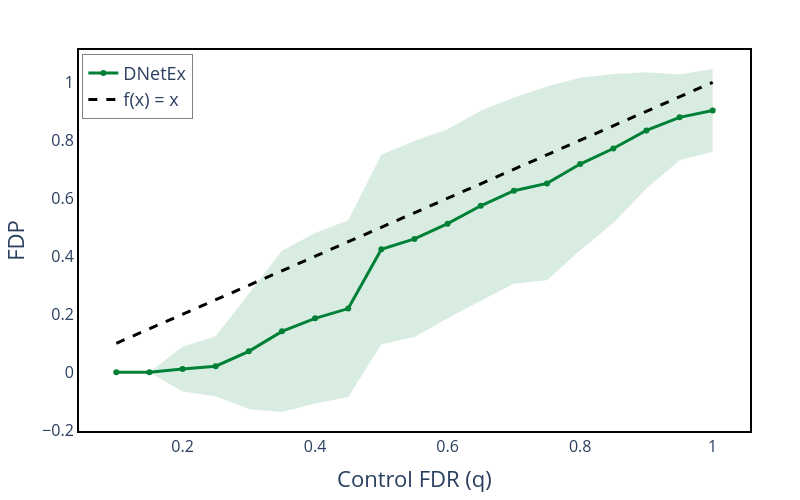

The code cell stored with this chart in its notebook:
### Code cell
run_number = 0

fig = go.Figure()


fig.add_trace(
    go.Scatter(
        x=runs_qs_list[run_number],
        y=runs_fdr_list[run_number],
        mode='lines+markers',
        name=f'DNetEx',
        line=dict(color='rgba(0, 128, 55, 1)'),
    )
)
# Shaded confidence interval
fig.add_trace(
    go.Scatter(
        x=list(runs_qs_list[run_number]) + list(runs_qs_list[run_number][::-1]),
        y=list(runs_fdr_list[run_number] + runs_fdr_std_list[run_number]) + list((runs_fdr_list[run_number] - runs_fdr_std_list[run_number])[::-1]),
        fill='toself',
        fillcolor='rgba(0, 128, 55, 0.15)',
        line=dict(color='rgba(255,255,255,0)'),
        hoverinfo="skip",
        showlegend=False
    )
)

fig.add_trace(
    go.Scatter(
        x=[min(runs_qs_list[run_number]), max(runs_qs_list[run_number])],
        y=[min(runs_qs_list[run_number]), max(runs_qs_list[run_number])],
        mode='lines',
        line=dict(color='black', dash='dash'),
        name="f(x) = x"
    )
)

fig.update_traces(line=dict(width=3))

fig.update_layout(
    autosize=False,
    xaxis1=dict(tickfont=dict(size=16),showticklabels=True),
    yaxis1=dict(tickfont=dict(size=16),showticklabels=True),
    width=800,
    height=500,
    xaxis_title='Control FDR (q)',
    yaxis_title='FDP',
    plot_bgcolor='white',
    paper_bgcolor='white',
    margin=dict(l=50, r=50, t=50, b=50),
    showlegend=True,
    legend=dict(
        x=0.005,
        y=0.99,  
        xanchor='left',
        yanchor='top',
        bgcolor='rgba(255, 255, 255, 0.6)',
        bordercolor='gray',
        borderwidth=1
    ),
    xaxis=dict(showline=True, linewidth=2, linecolor='black', mirror=True),
    yaxis=dict(showline=True, linewidth=2, linecolor='black', mirror=True),
    font=dict(size=18)
)

fig.write_image("Results/rand-fdr-control.pdf")
fig.show()

### Figure 1 — Plotly figure (JSON) as saved in the notebook; plotly's stock layout.template omitted (floating-point values rounded to 4 significant figures)
{"data": [{"line": {"color": "rgba(0, 128, 55, 1)", "width": 3}, "mode": "lines+markers", "name": "DNetEx", "type": "scatter", "x": [0.1, 0.15, 0.2, 0.25, 0.3, 0.35, 0.4, 0.45, 0.5, 0.55, 0.6, 0.65, 0.7, 0.75, 0.8, 0.85, 0.9, 0.95, 1], "y": [0, 0, 0.01091, 0.02091, 0.07221, 0.1411, 0.1861, 0.2195, 0.4242, 0.4597, 0.5125, 0.5742, 0.6262, 0.6514, 0.7182, 0.7717, 0.8342, 0.8791, 0.903]}, {"fill": "toself", "fillcolor": "rgba(0, 128, 55, 0.15)", "hoverinfo": "skip", "line": {"color": "rgba(255,255,255,0)", "width": 3}, "showlegend": false, "type": "scatter", "x": [0.1, 0.15, 0.2, 0.25, 0.3, 0.35, 0.4, 0.45, 0.5, 0.55, 0.6, 0.65, 0.7, 0.75, 0.8, 0.85, 0.9, 0.95, 1, 1, 0.95, 0.9, 0.85, 0.8, 0.75, 0.7, 0.65, 0.6, 0.55, 0.5, 0.45, 0.4, 0.35, 0.3, 0.25, 0.2, 0.15, 0.1], "y": [0, 0, 0.08805, 0.1245, 0.2713, 0.4191, 0.4803, 0.5246, 0.7514, 0.7978, 0.8384, 0.9015, 0.9473, 0.9857, 1.015, 1.028, 1.034, 1.027, 1.046, 0.7603, 0.7313, 0.634, 0.5149, 0.421, 0.3172, 0.3051, 0.2469, 0.1867, 0.1217, 0.09696, -0.08551, -0.1081, -0.1369, -0.1269, -0.08267, -0.06623, 0, 0]}, {"line": {"color": "black", "dash": "dash", "width": 3}, "mode": "lines", "name": "f(x) = x", "type": "scatter", "x": [0.1, 1], "y": [0.1, 1]}], "layout": {"autosize": false, "font": {"size": 18}, "height": 500, "legend": {"bgcolor": "rgba(255, 255, 255, 0.6)", "bordercolor": "gray", "borderwidth": 1, "x": 0.005, "xanchor": "left", "y": 0.99, "yanchor": "top"}, "margin": {"b": 50, "l": 50, "r": 50, "t": 50}, "paper_bgcolor": "white", "plot_bgcolor": "white", "showlegend": true, "width": 800, "xaxis": {"linecolor": "black", "linewidth": 2, "mirror": true, "showline": true, "showticklabels": true, "tickfont": {"size": 16}, "title": {"text": "Control FDR (q)"}}, "yaxis": {"linecolor": "black", "linewidth": 2, "mirror": true, "showline": true, "showticklabels": true, "tickfont": {"size": 16}, "title": {"text": "FDP"}}}}
